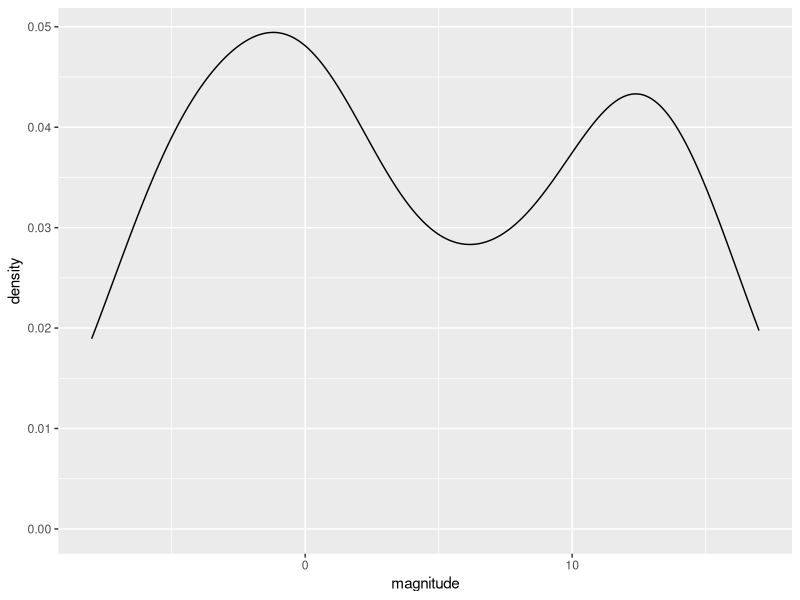
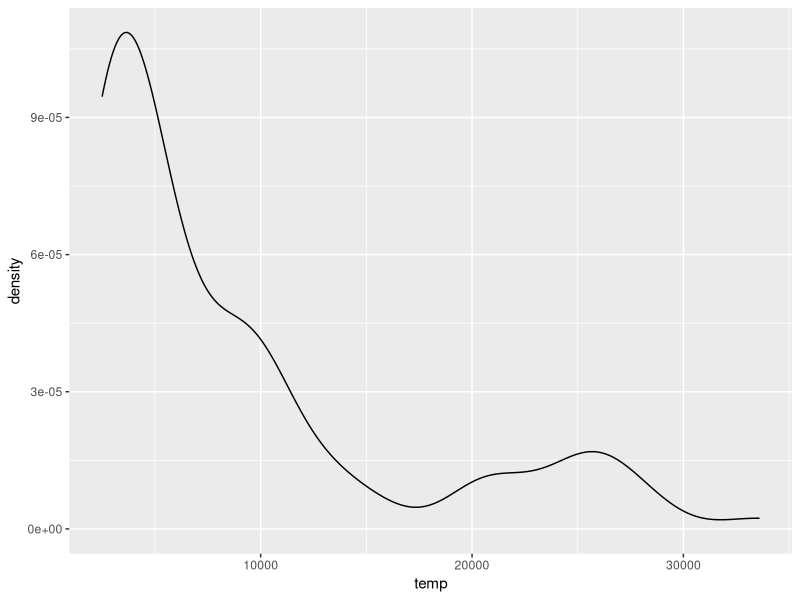
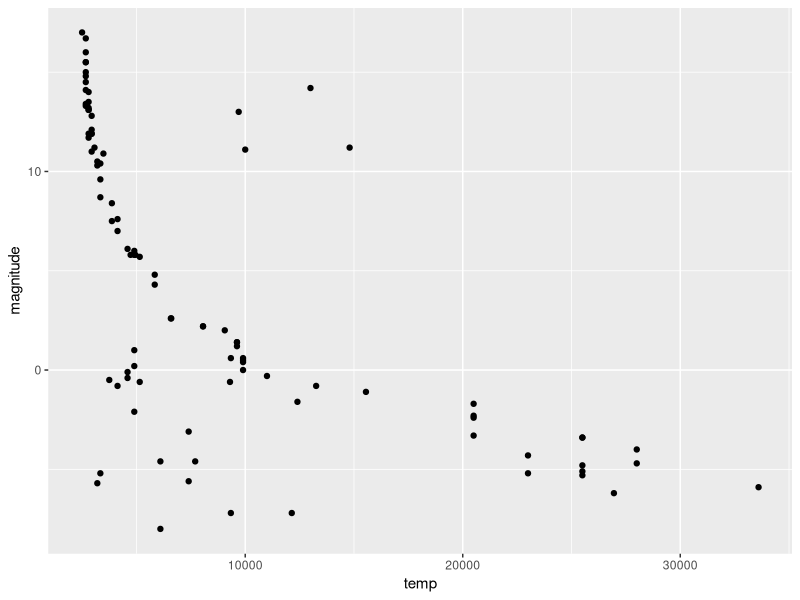
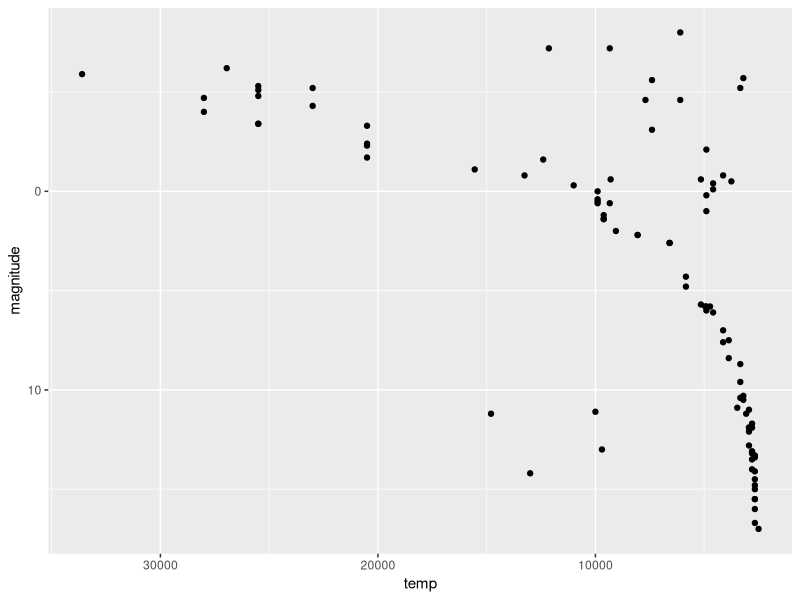
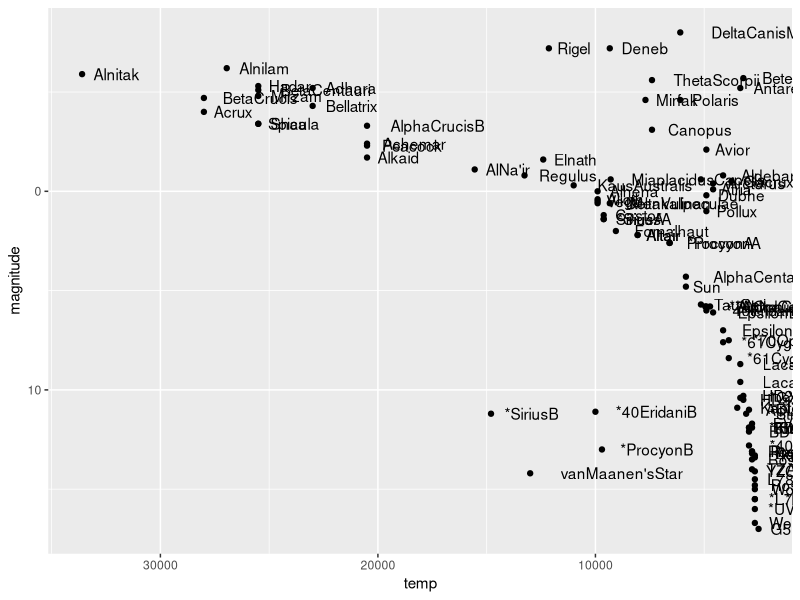
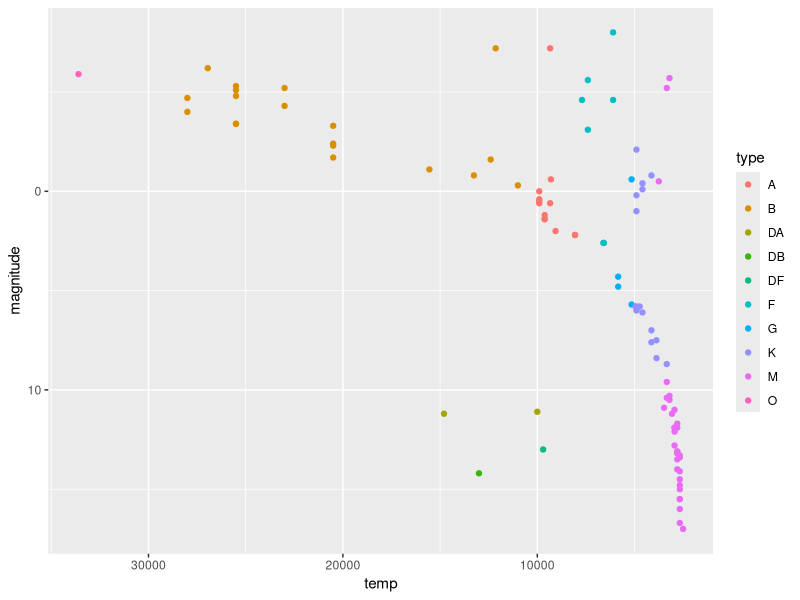

Source code (R) for these figures, in order:
library(tidyverse)
library(dslabs)
data(stars)
options(digits = 3)
#Question 1
mean(stars$magnitude)
sd(stars$magnitude)
# Question 2
stars %>% ggplot(aes(magnitude)) + geom_density()

# Question 3
stars %>% ggplot(aes(temp)) + geom_density()

# Question 4
stars %>% ggplot(aes(temp,magnitude)) + geom_point()

# Question 5
stars %>% ggplot(aes(temp,magnitude)) + 
  geom_point() + scale_y_reverse() + scale_x_log10() + scale_x_reverse()

# Question 8
stars %>% ggplot(aes(temp,magnitude)) + 
  geom_point() + scale_y_reverse() + scale_x_log10() + 
  scale_x_reverse() + geom_text(aes(label = star, hjust = -0.25))
# Question 9
stars %>% ggplot(aes(temp,magnitude, color = type)) + 
  geom_point() + scale_y_reverse() + scale_x_log10() + 
  scale_x_reverse()
